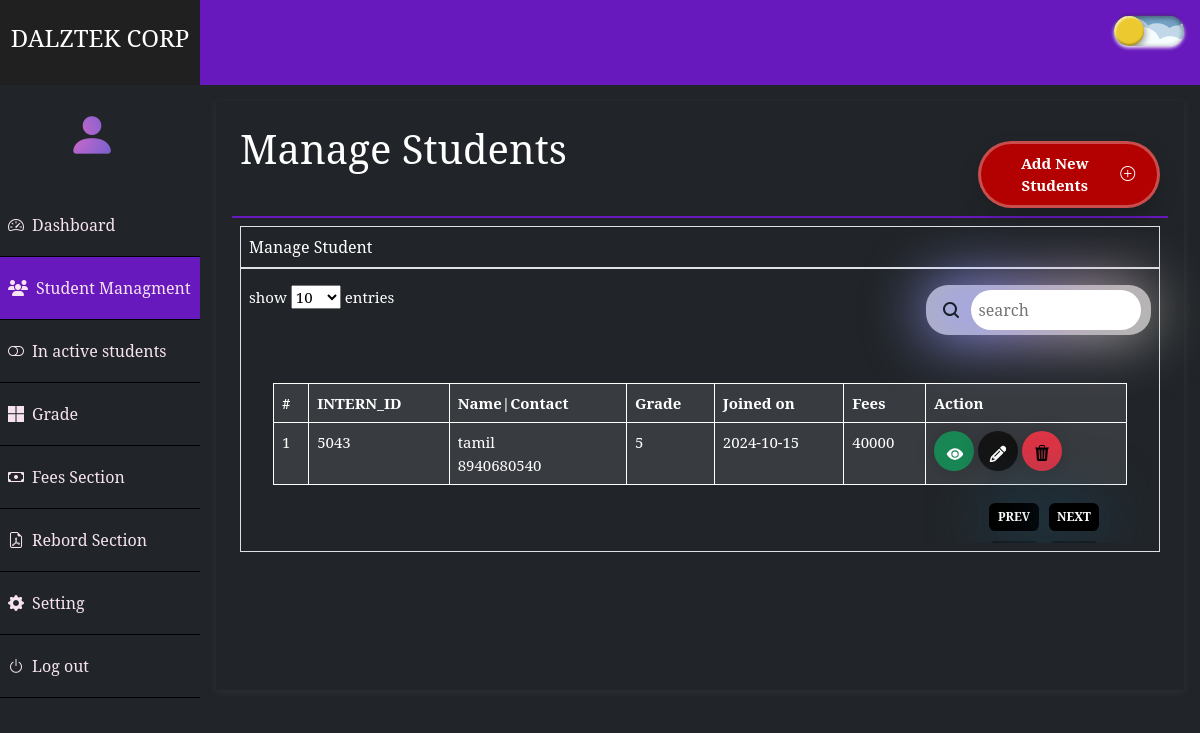
Page /student_managment.php on the committed database.
### tables this page shows
CREATE TABLE `students_managment` (
  `register_no` int(10) NOT NULL,
  `fullname` varchar(30) NOT NULL,
  `Contact` varchar(15) NOT NULL,
  `ParentContact` varchar(15) NOT NULL,
  `Aadhar` varchar(20) NOT NULL,
  `Grade` varchar(20) NOT NULL,
  `joindate` varchar(20) NOT NULL,
  `TotalFees` varchar(10) NOT NULL,
  `AdvanceFee` varchar(10) NOT NULL,
  `Balance` varchar(15) NOT NULL,
  `FeeRemark` varchar(20) NOT NULL,
  `AboutStudent` varchar(100) NOT NULL,
  `EmailId` varchar(50) NOT NULL,
  `status` varchar(20) NOT NULL
);

### connection.php (called while the page is built, shortened)
<?php
class database {
    public function __construct($server, $username, $password, $databasename) {
        $this->con = new mysqli($server, $username, $password, $databasename);
        return $this->con;
    }
}
$conneection = new database("localhost", "root", "", "student_managment");
?>

### student_managment.php (the view, shortened to what this page needs)
<?php
include "connection.php";
?>
<!DOCTYPE html>
<html lang="en">
<head>
  <link href="https://cdn.jsdelivr.net/npm/bootstrap@5.3.0/dist/css/bootstrap.min.css" rel="stylesheet">
</head>
<body>
  <div class="container-fluid g-0">
    <?php
    include "header.php";
    ?>
    <div class="row g-0 p-0">
      <div class="col-lg-2 col-12 bg-dark g-0">
        <nav class="navbar navbar-expand-sm bg-dark navbar-dark">
          <div class="collapse navbar-collapse" id="collapsibleNavbar">
            <ul class="navbar-nav flex-column text-center text-lg-start " style="width: 100%;">
              <div class="navbar-brand text-center admin">
                <i class="bi bi-person-fill gradient-text" style="font-size:50px;"></i>
              </div>
              <li class="nav-item ">
                <a class="nav-link" href="index.php"><i class="bi bi-speedometer2 pe-2"></i>Dashboard</a>
              </li>
              <li class="nav-item active">
                <a class="nav-link" href="student_managment.php"><i class="fa-solid fa-users pe-2"></i>Student Managment</a>
              </li>
              <li class="nav-item ">
                <a class="nav-link" href="inactive.php"><i class="bi bi-toggle-off pe-2"></i>In active students</a>
              </li>
              <li class="nav-item ">
                <a class="nav-link" href="grade.php"><i class="bi bi-microsoft pe-2"></i>Grade</a>
              </li>
              <li class="nav-item ">
                <a class="nav-link" href="fees.php"><i class="bi bi-cash pe-2"></i>Fees Section</a>
              </li>
              <li class="nav-item ">
                <a class="nav-link" href="repord.php"><i class="bi bi-file-earmark-pdf pe-2"></i>Rebord Section</a>
              </li>
              <li class="nav-item ">
                <a class="nav-link" href="setting.php"><i class="bi bi-gear-fill pe-2"></i>Setting</a>
              </li>
              <li class="nav-item ">
                <a class="nav-link" href="logout.php"><i class="bi bi-power pe-2"></i>Log out</a>
              </li>
            </ul>
          </div>
        </nav>
      </div>
      <div class="col-12 col-lg-10 p-lg-3 ms-lg-0">
        <div class="col-12 p-3" style="height:100%;box-shadow: rgba(99, 99, 99, 0.2) 0px 2px 8px 0px;">
          <div class="row p-2 g-0" style="border-bottom:2px solid #6719BD">
            <div class="col-12 col-lg-9">
              <p class="h1 pb-4 dask">Manage Students</p>
            </div>
            <div class="col-12 col-lg-3 ">
              <a href="addstudents.php"> <button class="buttonadd ms-5 mt-3">
                  Add New Students
                  <i class="bi bi-plus-circle icon"></i>
                </button></a>
            </div>
          </div>
          <div class="row p-2 g-0">
            <div class="col-12 p-2 border">
              Manage Student
            </div>
            <div class="col-12 p-2 border">
              <div class="row g-0 pt-2">
                <div class="col-9" style="font-size:15px">show
                  <select style="width:50px" name="your_select_name" id="your_select_id">
                    <option value="10">10</option>
                  </select> entries
                </div>
                <div class="col-lg-3 col-12 mt-2 mt-lg-0 text-end">
                  <form method="GET" action="">
                    <div class="input__container">
                      <button type="submit" class="input__button__shadow">
                        <svg fill="none" xmlns="http://www.w3.org/2000/svg" viewBox="0 0 20 20" height="20px" width="20px">
                          <path d="M4 9a5 5 0 1110 0A5 5 0 014 9zm5-7a7 7 0 104.2 12.6.999.999 0 00.093.107l3 3a1 1 0 001.414-1.414l-3-3a.999.999 0 00-.107-.093A7 7 0 009 2z" fill-rule="evenodd" fill="#17202A"></path>
                        </svg>
                      </button>
                      <input type="text" name="search" class="input__search" placeholder="search" value="<?php echo isset($_GET['search']) ? ($_GET['search']) : ''; ?>">
                    </div>
                  </form>
                </div>
              </div>
              <div class="row g-0">
                <div class="col-12 px-4 table-responsive" style="font-size:15px">
                  <table class="table tablecolor mt-5 ">
                    <thead>
                      <tr>
                        <th scope="col">#</th>
                        <th scope="col">INTERN_ID</th>
                        <th scope="col">Name|Contact</th>
                        <th scope="col">Grade</th>
                        <th scope="col">Joined on</th>
                        <th scope="col">Fees</th>
                        <th scope="col">Action</th>
                      </tr>
                    </thead>
                      <div class="content activepage">
                        <tbody>
                          <?php
                          $selectsql = "SELECT * FROM students_managment WHERE status = 'active'";
                          $selecresult = $conneection->con->query($selectsql);
                          if ($selecresult->num_rows > 0) {
                            $si = 1;
                            while ($row = $selecresult->fetch_assoc()) { ?>
                              <tr>
                                <td><?php echo $si++  ?></td>
                                <td><?php echo $row['register_no'] ?></td>
                                <td><?php echo  $row['fullname'] . "<br>" . $row['Contact']; ?></td>
                                <td><?php echo  $row['Grade']  ?></td>
                                <td><?php echo  $row['joindate']  ?></td>
                                <td><?php echo  $row['TotalFees']  ?></td>
                                <td>
                                  <a href=""><button class="lock-button bg-success">
                                    </button></a>
                                  <a href="editstudent.php?register_no=<?php echo $row['register_no']; ?>">
                                    <button class="lock-button">
                                    </button>
                                  </a>
                                  <a href="empty.php?registerkey=<?php echo $row['register_no'];  ?>" onclick="return confirmRedirect();">
                                    <button class="lock-button bg-danger">
                                    </button></a>
                                </td>
                              </tr>
                          <?php  }
                          } else {
                            echo "<tr><td colspan='8'>No results found</td></tr>";
                          }
                          ?>
                        </tbody>
                      </div>
                  </table>
                  <div class="row g-0 d-flex justify-content-end pe-3 ">
                    <div class="pagination justify-content-end">
                      <button class="btn btnprev px-0 text-white bg-black" onclick="prevPage()" style="width:50px;font-size:12px">prev</button>
                      <button class="btn btnprev px-0 ms-2 text-white bg-black" onclick="nextPage()" style="width:50px;font-size:12px">next</button>
                    </div>
                  </div>
                </div>
              </div>
            </div>
          </div>
        </div>
      </div>
    </div>
  </div>
</body>
</html>

### student_managment.php (style rules this page uses)
.content { display: none; }
.activepage { display: block; }
.pagination { margin: 10px; }
.pagination button { padding: 5px; margin: 2px; }
:root { --bg-color: #f0f0f0; }
.tablecolor thead th, .tablecolor tbody td { background-color: rgba(255, 255, 255, 0.1) !important; color: var(--text-color); }
.input__container { position: relative; background: rgba(255, 255, 255, 0.664); padding: 5px 10px; display: flex; justify-content: center; align-items: center; gap: 5px; border-radius: 22px; max-width: 300px; transition: transform 400ms; transform-style: preserve-3d; }
.input__button__shadow { cursor: pointer; border: none; background: none; transition: transform 400ms, background 400ms; display: flex; justify-content: center; align-items: center; border-radius: 12px; padding: 5px; }
.input__search { width: 100%; border-radius: 20px; outline: none; border: none; padding: 8px; position: relative; }
.btnprev { font-size: 1.2rem; border: none; outline: none; border-radius: 0.4rem; cursor: pointer; text-transform: uppercase; background-color: rgb(14, 14, 26); color: rgb(234, 234, 234); font-weight: 700; transition: 0.6s; box-shadow: 0px 0px 60px #1f4c65; -webkit-box-reflect: below 10px linear-gradient(to bottom, rgba(0, 0, 0, 0.0), rgba(0, 0, 0, 0.4)); }
.lock-button { width: 40px; height: 40px; border-radius: 50%; background-color: rgb(20, 20, 20); border: none; font-weight: 600; align-items: center; justify-content: center; box-shadow: 0px 0px 20px rgba(0, 0, 0, 0.164); cursor: pointer; transition-duration: 0.3s; overflow: hidden; position: relative; text-decoration: none !important; }
.lock-svgIcon { width: 17px; transition-duration: 0.3s; }
.lock-button::before { display: none; color: white; transition-duration: 0.3s; }

### style.php (style rules this page uses)
* { margin: 0px; padding: 0px; box-sizing: border-box; }
:root { --black: black; --white: rgb(255, 238, 238); --bg-color: #212529 ; --text-color: white ; }
body { background-color: var(--bg-color); color: var(--text-color); }
.dask { color: var(--text-color); }
.buttonadd { position: relative; transition: all 0.3s ease-in-out; box-shadow: 0px 10px 20px rgba(0, 0, 0, 0.2); padding-block: 0.5rem; padding-inline: 1.25rem; background-color: rgb(179, 0, 0); border-radius: 9999px; display: flex; align-items: center; justify-content: center; cursor: pointer; color: #ffff; gap: 10px; font-weight: bold; border: 3px solid #ffffff4d; outline: none; overflow: hidden; font-size: 15px; }
.icon { width: 24px; height: 24px; transition: all 0.3s ease-in-out; }
.buttonadd::before { content: ""; position: absolute; width: 100px; height: 100%; background-image: linear-gradient( 120deg, rgba(255, 255, 255, 0) 30%, rgba(255, 255, 255, 0.8), rgba(255, 255, 255, 0) 70% ); top: 0; left: -100px; opacity: 0.6; }
.icon { border-radius: 1px; }
.tablecolor thead th, .tablecolor tbody td { background-color: rgba(255, 255, 255, 0.1) !important; color: var(--text-color); }
.input__container { position: relative; background: rgba(255, 255, 255, 0.664); padding: 5px 10px; display: flex; justify-content: center; align-items: center; gap: 5px; border-radius: 22px; max-width: 300px; transition: transform 400ms; transform-style: preserve-3d; }
.input__button__shadow { cursor: pointer; border: none; background: none; transition: transform 400ms, background 400ms; display: flex; justify-content: center; align-items: center; border-radius: 12px; padding: 5px; }
.input__search { width: 100%; border-radius: 20px; outline: none; border: none; padding: 8px; position: relative; }
.btnprev { font-size: 1.2rem; border: none; outline: none; border-radius: 0.4rem; cursor: pointer; text-transform: uppercase; background-color: rgb(14, 14, 26); color: rgb(234, 234, 234); font-weight: 700; transition: 0.6s; box-shadow: 0px 0px 60px #1f4c65; -webkit-box-reflect: below 10px linear-gradient(to bottom, rgba(0, 0, 0, 0.0), rgba(0, 0, 0, 0.4)); }
.lock-button { width: 40px; height: 40px; border-radius: 50%; background-color: rgb(20, 20, 20); border: none; font-weight: 600; align-items: center; justify-content: center; box-shadow: 0px 0px 20px rgba(0, 0, 0, 0.164); cursor: pointer; transition-duration: 0.3s; overflow: hidden; position: relative; text-decoration: none !important; }
.lock-svgIcon { width: 17px; transition-duration: 0.3s; }
.lock-button::before { display: none; color: white; transition-duration: 0.3s; }
table tr,th,td { border: 1px solid var(--text-color); }

### rows in the picture
students_managment: register_no "5043", fullname "tamil", Contact "8940680540", Grade "5", joindate "2024-10-15", TotalFees "40000"
